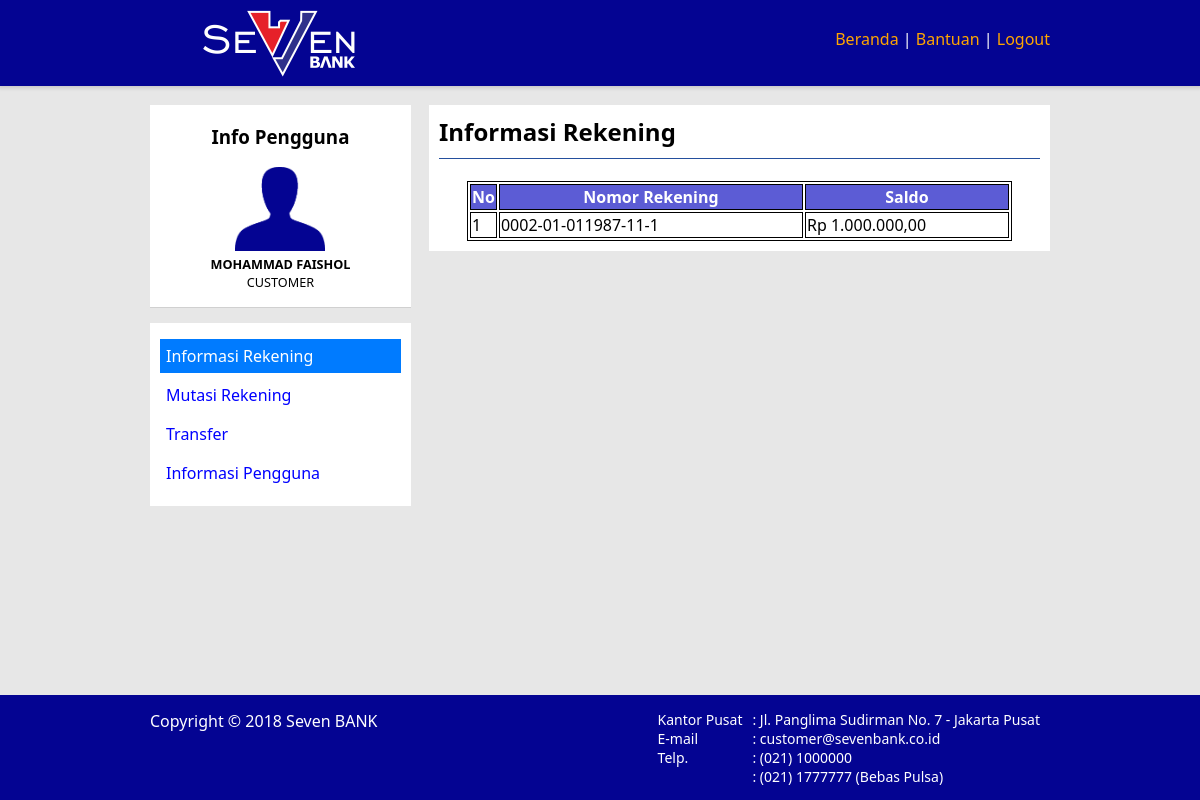
/rek-info.php (signed in), run on the app's committed database.
### tables this page shows
CREATE TABLE `pengguna` (
  `nama_pengguna` varchar(64) NOT NULL PRIMARY KEY,
  `sandi` varchar(64) NOT NULL,
  `jenis_pengguna` char(2) NOT NULL,
  `email` varchar(64) NOT NULL UNIQUE,
  `nama` char(64) NOT NULL,
  `alamat` varchar(254) DEFAULT NULL,
  `nomor_hp` char(25) NOT NULL UNIQUE,
  `aktif` enum('1', '0') NOT NULL,
  FOREIGN KEY(jenis_pengguna) REFERENCES jenis_pengguna(id)
);

CREATE TABLE `jenis_pengguna` (
  `id` char(2) NOT NULL PRIMARY KEY,
  `keterangan` char(25) DEFAULT NULL
);

CREATE TABLE `rekening` (
  `nomor_rekening` varchar(25) NOT NULL PRIMARY KEY,
  `nama_pengguna` varchar(64) NOT NULL,
  `aktif` enum('1', '0') NOT NULL,
  FOREIGN KEY(nama_pengguna) REFERENCES pengguna(nama_pengguna) ON UPDATE CASCADE
);

### includes/api.php (called while the page is built, shortened)
<?php
$conn = new PDO('mysql:host=localhost;dbname=banking', 'root', '');
function pengguna() {
    global $conn;
    $q = $conn->prepare("SELECT * FROM pengguna p JOIN jenis_pengguna j ON p.jenis_pengguna=j.id WHERE p.nama_pengguna='{$_SESSION['nama-pengguna']}'");
    $q->execute();
    return @$q->fetchAll()[0];
}
function info_rekening($nomor_rekening) {
    global $conn;
    $q = $conn->prepare("SELECT *, IFNULL((SELECT SUM(nominal) FROM transaksi WHERE rekening_asal=r.nomor_rekening AND jenis_transaksi='0'), 0) + IFNULL((SELECT SUM(nominal) FROM transaksi WHERE rekening_tujuan=r.nomor_rekening AND jenis_transaksi='1'), 0) - IFNULL((SELECT SUM(nominal) FROM transaksi WHERE rekening_asal=r.nomor_rekening AND jenis_transaksi='1'), 0)'saldo' FROM rekening r JOIN pengguna p ON r.nama_pengguna=p.nama_pengguna WHERE r.nomor_rekening='$nomor_rekening'");
    $q->execute();
    return @$q->fetchAll()[0];
}
function pengguna_rinci($nama_pengguna) {
    $re = array();
    global $conn;
    $q = $conn->prepare("SELECT * FROM pengguna JOIN jenis_pengguna ON jenis_pengguna.id=pengguna.jenis_pengguna WHERE nama_pengguna='$nama_pengguna' AND aktif='1'");
    $q->execute();
    $re['pengguna'] = @$q->fetchAll()[0];
    $q = $conn->prepare("SELECT * FROM rekening WHERE nama_pengguna='$nama_pengguna' AND aktif='1'");
    $q->execute();
    $re['rekening'] = @$q->fetchAll();
    return $re;
}
function rp($nominal) {
    $nominal = strval($nominal); $r = ''; $c = 0;
    $nominal = explode('.', $nominal);
    $nominal = $nominal[0];
    $nominal = explode('-', $nominal);
    if (sizeof($nominal)>1) {
        $min = '-'; $nominal = $nominal[1];
    } else {
        $min = ''; $nominal = $nominal[0];
    }
    for ($x=strlen($nominal)-1; $x>=0; $x--) {
        $r = $nominal[$x].$r; $c++;
        if ($c%3==0 & $x>0) $r = ".".$r;
    }
    return 'Rp '.$min.$r.',00';
}
?>

### rek-info.php (the view, shortened to what this page needs)
<?php include 'includes/api.php'; require 'includes/sudah-masuk-customer.php' ?>
<!DOCTYPE html>
<html lang="id">
<head>
    <link rel="stylesheet" href="css/style.css">
</head>
<body>
    <header>
        <div class="konten">
            <h1><img src="images/logo.png" alt="logo"></h1>
            <nav>
                <ul>
                    <li><a href="home">Beranda</a> |</li>
                    <li><a href="help">Bantuan </a> |</li>
                    <li><a href="logout">Logout</a></li>
                </ul>
            </nav>
        </div>
    </header>
    <div class="konten-utama">
        <div class="kiri">
            <div class="artikel">
                <h3>Info Pengguna</h3>
                <div class="info-pengguna">
                    <img src="images/user-images.png" alt="user-image" width="90"><br>
                    <b><?=pengguna()['nama']?></b><br>
                    <?=pengguna()['keterangan']?><br>
                </div>
            </div>
            <hr class="hr-besar">
            <div class="artikel">
                <ul>
                    <li class="disini">Informasi Rekening</li>
                    <li><a href="rek-mutation">Mutasi Rekening</a></li>
                    <li><a href="transfer">Transfer</a></li>
                    <li><a href="user-management">Informasi Pengguna</a></li>
                </ul>
            </div>
        </div>
        <div class="kanan">
            <div class="artikel">
                <h2>Informasi Rekening</h2>
                <?php
                echo '<br><table class="tabel-khusus"><tr><th>No</th><th>Nomor Rekening</th><th>Saldo</th></tr>';$no = 1;
                foreach (pengguna_rinci($_SESSION['nama-pengguna'])['rekening'] as $x) {
                    if ($no%2==0) $w = ' class="warna-baris"';
                    else $w = "";
                    echo "<tr$w>";
                    $saldo = info_rekening($x['nomor_rekening'])['saldo'];
                    echo "<td>$no</td><td class=\"min-300\">{$x['nomor_rekening']}</td><td class=\"min-200\">".rp($saldo)."</td>";
                    echo '</tr>'; $no++;
                }
                echo '</table>';
                ?>
            </div>
        </div>
    </div>
    <footer>
        <div class="konten">
            <div class="footer_kanan">
                : Jl. Panglima Sudirman No. 7 - Jakarta Pusat<br>
                : customer@sevenbank.co.id<br>
                : (021) 1000000<br>
                : (021) 1777777 (Bebas Pulsa)<br>
            </div>
            <div class="footer_kanan">
                Kantor Pusat<br>
                E-mail<br>
                Telp.<br>
            </div>
            <div class="footer_kiri">
                Copyright &copy; 2018 Seven BANK
            </div>
        </div>
    </footer>
</body>
</html>

### css/style.css (style rules this page uses)
* { font-family: 'Segoe UI', Tahoma, Geneva, Verdana, sans-serif; }
body { margin: 0px; background-color: #e7e7e7; display: flex; min-height: 100vh; flex-direction: column; }
.konten, .konten-utama { width: 900px; margin: auto; }
header { position: fixed; top: 0; width: 100%; box-shadow: rgba(0, 0, 0, 0.14) 0px 0px 4px 2px; }
h1 img { margin-top: 10px; margin-left: 53px; }
footer { width: 100%; bottom: 0; padding: 20px; }
footer .konten { padding: 5px 0px 80px 0px; }
.konten-utama { padding: 5px 0; margin-top: 100px; margin-bottom: 15px; overflow: hidden; flex: 1; }
.kiri { float: left; width: 29%; }
.kanan { float: right; width: 69%; }
.kiri, .kanan { background-color: white; }
header, footer { background-color: #040492; overflow: hidden; }
header h1 { margin: 0px 10px 0px 0px; float: left; color: white; }
header nav { float: right!important; margin-top: 13px; }
h2 { margin: 0px; }
header nav, footer { padding: 10px 0; }
header ul { margin: 0px; padding: 5px 0px; }
header li { display: inline; }
nav ul li { color: white; }
header li a { text-decoration: none; color: orange; transition: color 0.8s; }
.artikel { margin: 10px; }
.artikel h2 { border-bottom: 1px solid #244f9d; padding-bottom: 10px; }
.kiri .artikel h2, .kiri .artikel h3 { text-align: center; border: 0; }
.info-pengguna, .pesan-mini { font-size: 9.5pt; }
.info-pengguna { width: fit-content; margin: auto; text-align: center; }
hr { margin-top: 1rem; margin-bottom: 1rem; border: 0; border-top: 1px solid rgba(0,0,0,.1); }
.hr-besar { height: 15px; background: #e7e7e7; }
.kiri .artikel li a { text-decoration: none; color: blue; cursor: pointer; padding: initial; transition: color 0.8s; }
.kiri .artikel li:hover, .disini { background-color: #007bff; color: white; }
.kiri .artikel li { margin: 5px 0px; padding: 6px; display: inherit; transition: background-color 0.8s; }
.kiri .artikel ul { padding: 0px; }
tr, td, th, table { border: 1px solid black; }
.tabel-khusus { width: fit-content; margin:auto; }
.min-300 { min-width: 300px; }
.min-200 { min-width: 200px; }
th { background-color: #5c5cd5; color: white; }
.footer_kiri { float: left; color: white; }
.footer_kanan { float: right; font-size: 14px; margin-right: 10px; color: white; }

### data on the page
pengguna: nama "MOHAMMAD FAISHOL", jenis_pengguna.keterangan "CUSTOMER"
rekening: nomor_rekening "0002-01-011987-11-1", saldo "Rp 1.000.000,00"
